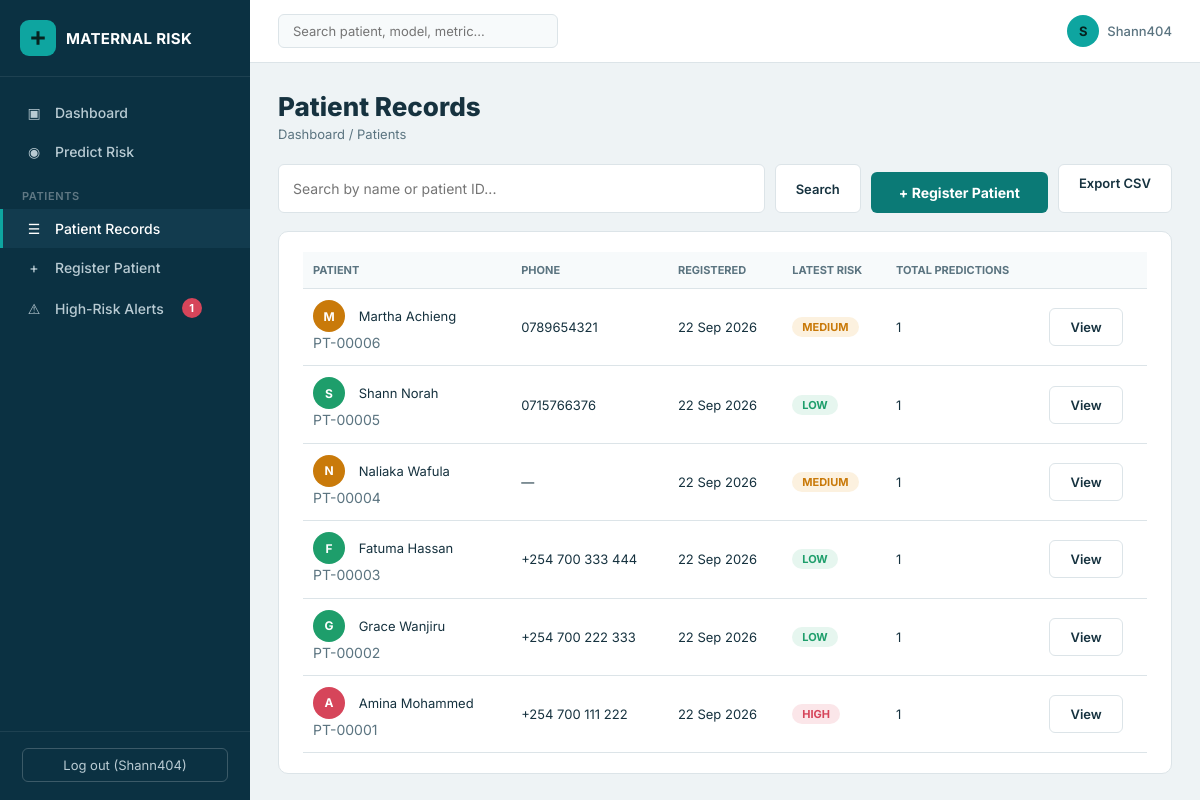
Before: /patients/ (signed in) with the older database file.
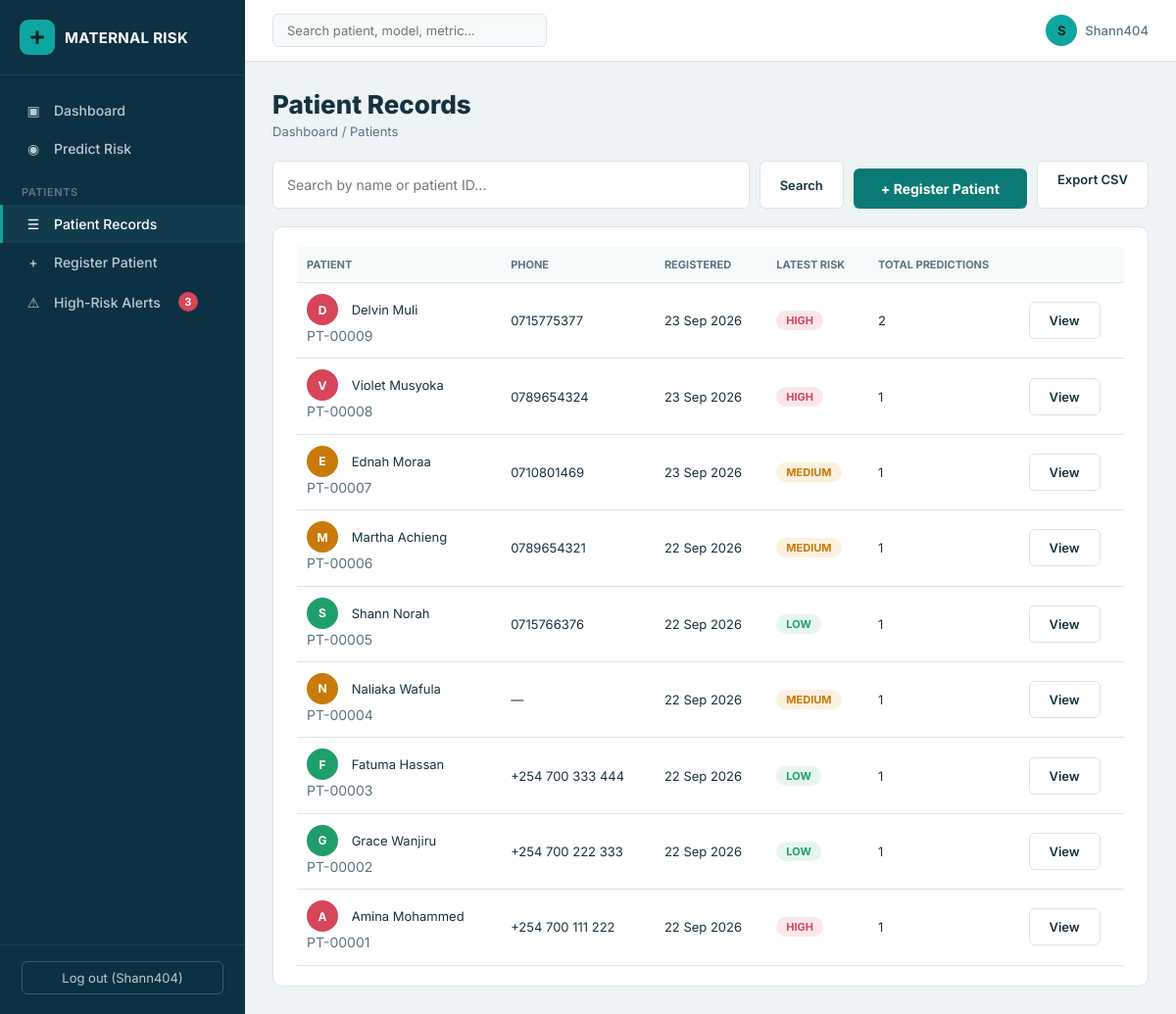
After: the same page with the newer database file.
### risk_app/models.py (models this page shows, shortened)
class Patient(models.Model):
    patient_id = models.CharField(max_length=20, unique=True, editable=False)
    full_name = models.CharField(max_length=150)
    phone_number = models.CharField(max_length=20, blank=True)
    date_registered = models.DateTimeField(auto_now_add=True)
    registered_by = models.ForeignKey(
        settings.AUTH_USER_MODEL, null=True, blank=True,
        on_delete=models.SET_NULL, related_name="patients_registered",
    )
    class Meta:
        ordering = ["-date_registered"]
    @property
    def latest_prediction(self):
        return self.predictions.order_by("-created_at").first()

class PredictionRecord(models.Model):
    RISK_CHOICES = [("Low", "Low"), ("Medium", "Medium"), ("High", "High")]
    created_at = models.DateTimeField(auto_now_add=True)
    user = models.ForeignKey(settings.AUTH_USER_MODEL, null=True, blank=True, on_delete=models.SET_NULL)
    patient = models.ForeignKey(
        Patient, null=True, blank=True, on_delete=models.SET_NULL, related_name="predictions"
    )
    age = models.IntegerField()
    gestational_age_weeks = models.IntegerField()
    eclampsia_severity = models.CharField(max_length=30)
    haemorrhage_severity = models.CharField(max_length=30)
    risk_level = models.CharField(max_length=10, choices=RISK_CHOICES)
    prob_low = models.FloatField()
    prob_medium = models.FloatField()
    prob_high = models.FloatField()
    model_backend = models.CharField(max_length=20, default="sklearn")
    class Meta:
        ordering = ["-created_at"]

### risk_app/views.py (the view)
# urls.py: path("patients/", views.patients_list_view, name="patients_list"),
@login_required
def patients_list_view(request):
    query = request.GET.get("q", "").strip()
    patients = Patient.objects.all()
    if query:
        patients = patients.filter(full_name__icontains=query) | patients.filter(patient_id__icontains=query)
    rows = []
    for patient in patients:
        latest = patient.latest_prediction
        rows.append({"patient": patient, "latest": latest})
    return render(request, "risk_app/patients_list.html", {"rows": rows, "query": query})

### risk_app/context_processors.py (called while the page is built)
def alerts_count(request):
    if not request.user.is_authenticated:
        return {}
    count = 0
    for patient in Patient.objects.all():
        latest = patient.latest_prediction
        if latest and latest.risk_level == "High":
            count += 1
    return {"high_risk_alert_count": count}

### risk_app/templates/risk_app/patients_list.html
{% extends "risk_app/base_app.html" %}
{% block content %}
<h1 class="page-title">Patient Records</h1>
<div class="breadcrumb"><a href="{% url 'risk_app:dashboard' %}">Dashboard</a> / Patients</div>
<div class="search-bar">
    <form method="get" style="flex:1; display:flex; gap:10px;">
        <input type="text" name="q" value="{{ query }}" placeholder="Search by name or patient ID...">
        <button type="submit" class="btn-secondary">Search</button>
    </form>
    <a href="{% url 'risk_app:patient_register' %}" class="btn-primary" style="text-decoration:none; display:inline-flex; align-items:center;">+ Register Patient</a>
    <a href="{% url 'risk_app:export_patients_csv' %}" class="btn-secondary">Export CSV</a>
</div>
<div class="panel">
    <table class="pred-table">
        <tr>
            <th>Patient</th>
            <th>Phone</th>
            <th>Registered</th>
            <th>Latest Risk</th>
            <th>Total Predictions</th>
            <th></th>
        </tr>
        {% for row in rows %}
        <tr>
            <td>
                <span class="pred-avatar" style="background:
                    {% if row.latest.risk_level == 'Low' %}var(--low)
                    {% elif row.latest.risk_level == 'Medium' %}var(--medium)
                    {% elif row.latest.risk_level == 'High' %}var(--high)
                    {% else %}var(--text-dim){% endif %};">
                    {{ row.patient.full_name|slice:":1"|upper }}
                </span>
                {{ row.patient.full_name }}
                <div class="placeholder" style="margin:0;">{{ row.patient.patient_id }}</div>
            </td>
            <td>{{ row.patient.phone_number|default:"—" }}</td>
            <td>{{ row.patient.date_registered|date:"d M Y" }}</td>
            <td>
                {% if row.latest %}
                <span class="risk-pill" style="background:
                    {% if row.latest.risk_level == 'Low' %}var(--low-bg); color:var(--low)
                    {% elif row.latest.risk_level == 'Medium' %}var(--medium-bg); color:var(--medium)
                    {% else %}var(--high-bg); color:var(--high){% endif %};">
                    {{ row.latest.risk_level }}
                </span>
                {% else %}
                <span class="placeholder">No predictions yet</span>
                {% endif %}
            </td>
            <td>{{ row.patient.predictions.count }}</td>
            <td><a href="{% url 'risk_app:patient_detail' row.patient.pk %}" class="btn-secondary">View</a></td>
        </tr>
        {% empty %}
        <tr><td colspan="6" class="placeholder">
            {% if query %}No patients match "{{ query }}".{% else %}No patients registered yet.{% endif %}
        </td></tr>
        {% endfor %}
    </table>
</div>
{% endblock %}

### risk_app/templates/risk_app/base_app.html (shortened to what this page needs)
{% load static %}
<!DOCTYPE html>
<html lang="en">
<head>
    <link rel="stylesheet" href="{% static 'css/style.css' %}">
</head>
<body>
    <div class="app-shell">
        <aside class="sidebar">
            <div class="brand">
                <div class="mark">
                    <svg viewBox="0 0 24 24" fill="currentColor"><path d="M10 3h4v7h7v4h-7v7h-4v-7H3v-4h7V3z"/></svg>
                </div>
                <span>MATERNAL RISK</span>
            </div>
            <nav>
                <a href="{% url 'risk_app:dashboard' %}" class="{% if request.resolver_match.url_name == 'dashboard' %}active{% endif %}">
                    <span class="icon">&#9635;</span> Dashboard
                </a>
                <a href="{% url 'risk_app:predict' %}" class="{% if request.resolver_match.url_name == 'predict' %}active{% endif %}">
                    <span class="icon">&#9673;</span> Predict Risk
                </a>
                <div class="nav-section-label">Patients</div>
                <a href="{% url 'risk_app:patients_list' %}" class="{% if request.resolver_match.url_name == 'patients_list' or request.resolver_match.url_name == 'patient_detail' %}active{% endif %}">
                    <span class="icon">&#9776;</span> Patient Records
                </a>
                <a href="{% url 'risk_app:patient_register' %}" class="{% if request.resolver_match.url_name == 'patient_register' %}active{% endif %}">
                    <span class="icon">+</span> Register Patient
                </a>
                <a href="{% url 'risk_app:alerts' %}" class="{% if request.resolver_match.url_name == 'alerts' %}active{% endif %}">
                    <span class="icon">&#9888;</span> High-Risk Alerts
                    {% if high_risk_alert_count %}<span class="badge-count">{{ high_risk_alert_count }}</span>{% endif %}
                </a>
            </nav>
            <div class="sidebar-footer">
                {% if user.is_authenticated %}
                <form method="post" action="{% url 'logout' %}">
                    <button type="submit">Log out ({{ user.username }})</button>
                </form>
                {% endif %}
            </div>
        </aside>
        <div class="main">
            <div class="topbar">
                <input class="search" type="text" placeholder="Search patient, model, metric...">
                <div class="topbar-right">
                    <div class="user-chip">
                        <div class="avatar">{{ user.username|slice:":1"|upper }}</div>
                        {{ user.username }}
                    </div>
                </div>
            </div>
            <div class="content">
                {% block content %}{% endblock %}
            </div>
        </div>
    </div>
</body>
</html>

Changed rows visible on the page:
added Patient: patient.full_name "D", patient.full_name "Delvin Muli", patient.patient_id "PT-00009", patient.phone_number "0715775377", patient.date_registered "23 Sep 2026", latest.risk_level "HIGH", patient.predictions.count "2"
added Patient: patient.full_name "V", patient.full_name "Violet Musyoka", patient.patient_id "PT-00008", patient.phone_number "0789654324", patient.date_registered "23 Sep 2026", latest.risk_level "HIGH", patient.predictions.count "1"
added Patient: patient.full_name "E", patient.full_name "Ednah Moraa", patient.patient_id "PT-00007", patient.phone_number "0710801469", patient.date_registered "23 Sep 2026", latest.risk_level "MEDIUM", patient.predictions.count "1"
Other visible differences:
{{ high_risk_alert_count }}: "1" → "3"
